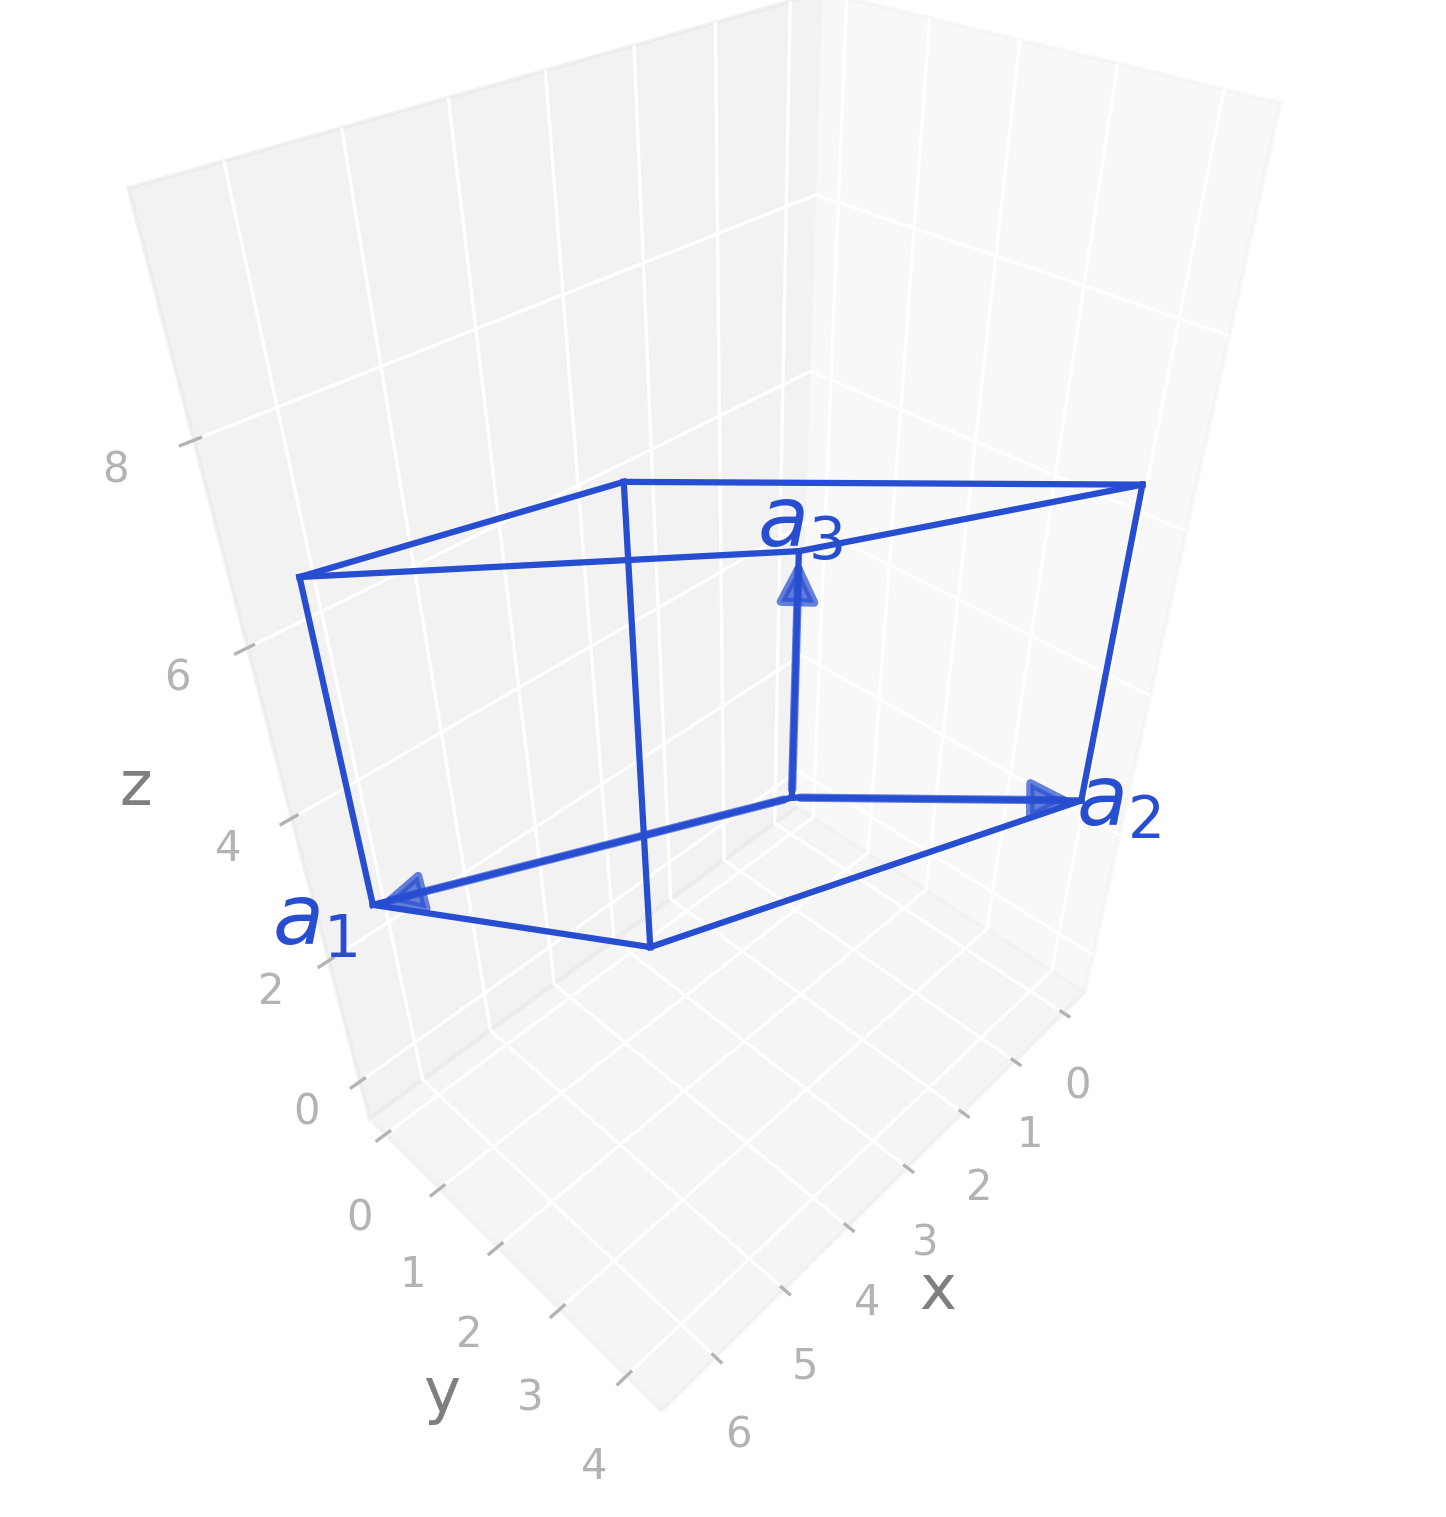

Python code for this plot:
import radtools as rad

l = rad.lattice_example("TRI2a")
l.plot("primitive")
# Save an image:
l.savefig("tri2a_real.png", elev=39, azim=44, dpi=300, bbox_inches="tight")
# Interactive plot:
l.show(elev=39, azim=44)
